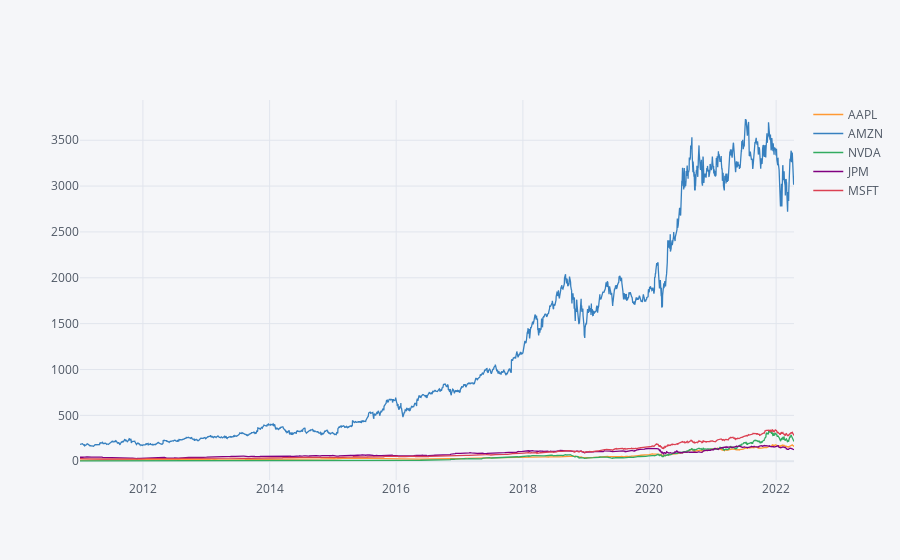

The notebook cell this image was saved under:
### Code cell
company_stocks.xs(key='Close', axis=1, level='Stock Info').iplot()

### Figure 1 — Plotly figure (JSON) as saved in the notebook; plotly's stock layout.template omitted (floating-point values rounded to 4 significant figures; data arrays with more than 128 entries replaced by an {"elided": "..."} marker saying what was removed)
{"data": [{"line": {"color": "rgba(255, 153, 51, 1.0)", "dash": "solid", "shape": "linear", "width": 1.3}, "mode": "lines", "name": "AAPL", "text": "", "type": "scatter", "x": {"elided": "2841 str values"}, "y": {"elided": "2841 float values"}}, {"line": {"color": "rgba(55, 128, 191, 1.0)", "dash": "solid", "shape": "linear", "width": 1.3}, "mode": "lines", "name": "AMZN", "text": "", "type": "scatter", "x": {"elided": "2841 str values"}, "y": {"elided": "2841 float values"}}, {"line": {"color": "rgba(50, 171, 96, 1.0)", "dash": "solid", "shape": "linear", "width": 1.3}, "mode": "lines", "name": "NVDA", "text": "", "type": "scatter", "x": {"elided": "2841 str values"}, "y": {"elided": "2841 float values"}}, {"line": {"color": "rgba(128, 0, 128, 1.0)", "dash": "solid", "shape": "linear", "width": 1.3}, "mode": "lines", "name": "JPM", "text": "", "type": "scatter", "x": {"elided": "2841 str values"}, "y": {"elided": "2841 float values"}}, {"line": {"color": "rgba(219, 64, 82, 1.0)", "dash": "solid", "shape": "linear", "width": 1.3}, "mode": "lines", "name": "MSFT", "text": "", "type": "scatter", "x": {"elided": "2841 str values"}, "y": {"elided": "2841 float values"}}], "layout": {"legend": {"bgcolor": "#F5F6F9", "font": {"color": "#4D5663"}}, "paper_bgcolor": "#F5F6F9", "plot_bgcolor": "#F5F6F9", "title": {"font": {"color": "#4D5663"}}, "xaxis": {"gridcolor": "#E1E5ED", "showgrid": true, "tickfont": {"color": "#4D5663"}, "title": {"font": {"color": "#4D5663"}, "text": ""}, "zerolinecolor": "#E1E5ED"}, "yaxis": {"gridcolor": "#E1E5ED", "showgrid": true, "tickfont": {"color": "#4D5663"}, "title": {"font": {"color": "#4D5663"}, "text": ""}, "zerolinecolor": "#E1E5ED"}}}
